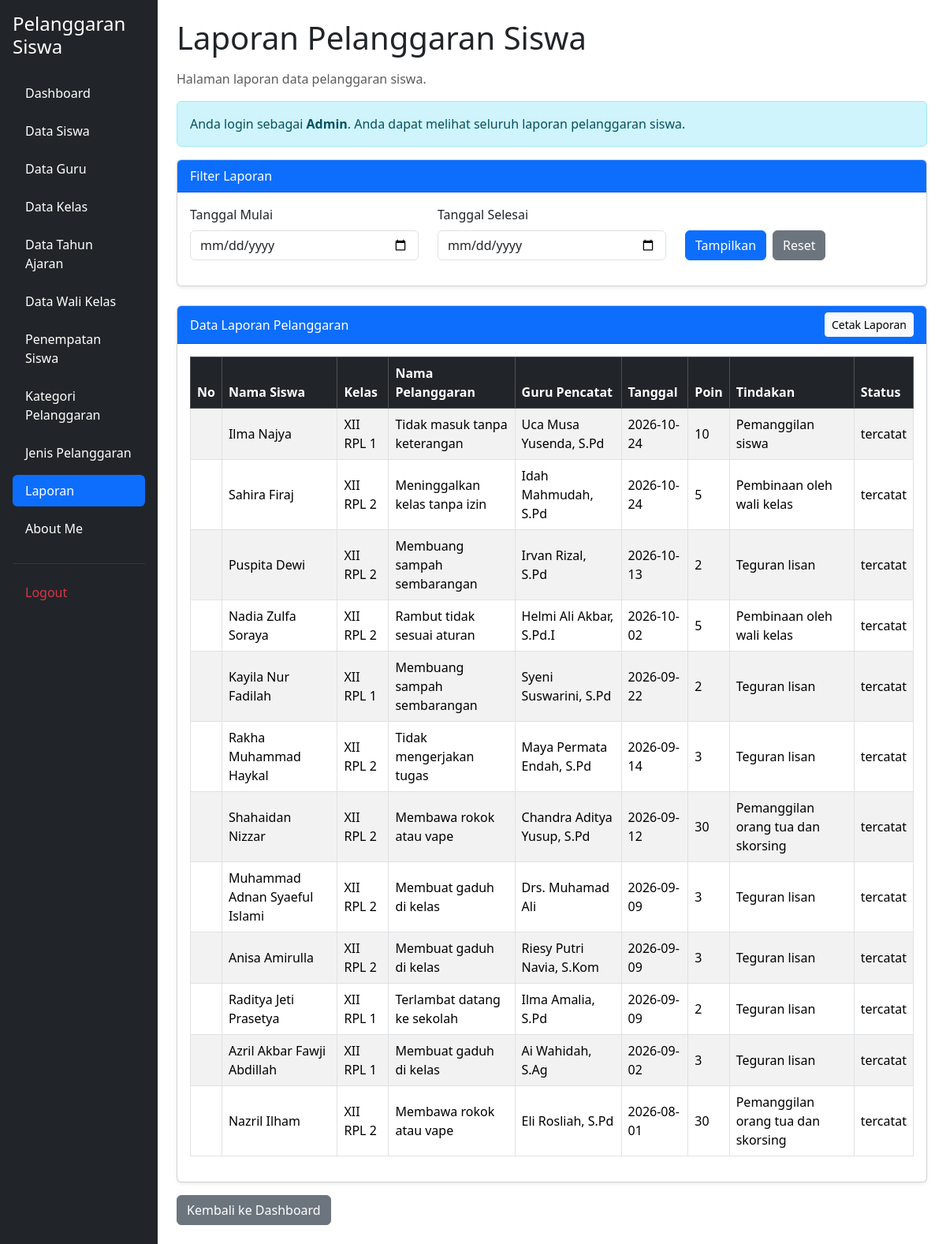
The app's page /laporan.php (signed in), older data.
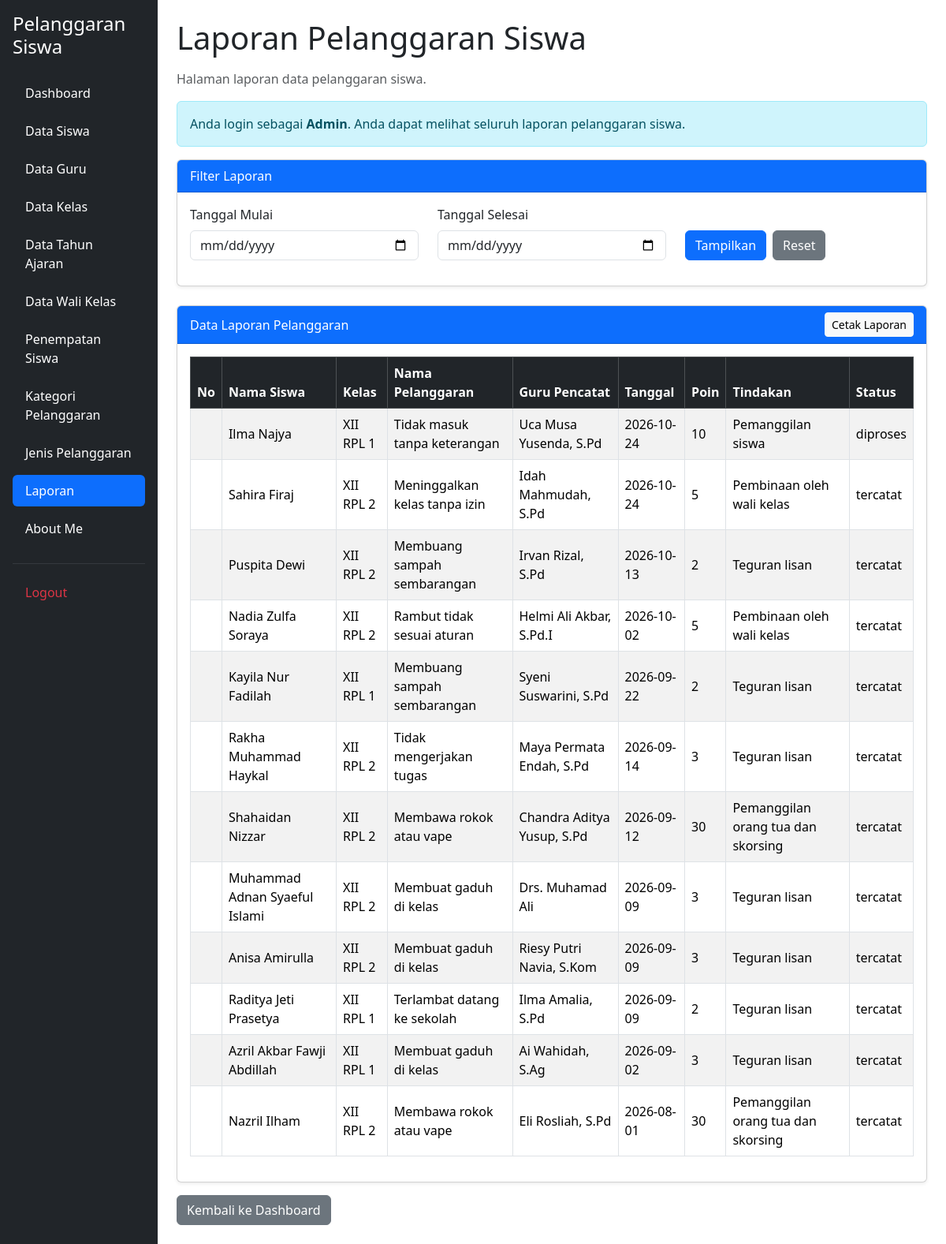
The same page, newer data.
### tables this page shows
CREATE TABLE `t_pelanggaran_siswa` (
  `id` int(11) NOT NULL,
  `tahun_ajaran_id` int(11) DEFAULT NULL,
  `siswa_id` int(11) DEFAULT NULL,
  `nama_siswa` varchar(150) NOT NULL,
  `kelas_id` int(11) DEFAULT NULL,
  `nama_kelas` varchar(100) NOT NULL,
  `pelanggaran_id` int(11) DEFAULT NULL,
  `nama_pelanggaran` varchar(150) NOT NULL,
  `pelanggaran_kategori_id` int(11) DEFAULT NULL,
  `guru_id` int(11) DEFAULT NULL,
  `nama_guru` varchar(150) NOT NULL,
  `tanggal` date DEFAULT NULL,
  `keterangan` text NOT NULL,
  `poin` int(11) NOT NULL,
  `tindakan` text NOT NULL,
  `status` varchar(30) NOT NULL,
  `created_at` timestamp NOT NULL DEFAULT current_timestamp(),
  `updated_at` timestamp NOT NULL DEFAULT current_timestamp()
);

### laporan.php (the view, shortened to what the changed rows need)
<?php
include 'config/koneksi.php';
$sql = "SELECT
            ps.id,
            ps.tahun_ajaran_id,
            ps.siswa_id,
            ps.nama_siswa,
            ps.kelas_id,
            ps.nama_kelas,
            ps.pelanggaran_id,
            ps.nama_pelanggaran,
            ps.pelanggaran_kategori_id,
            ps.guru_id,
            ps.nama_guru,
            ps.tanggal,
            ps.keterangan,
            ps.poin,
            ps.tindakan,
            ps.status
        FROM t_pelanggaran_siswa ps
        WHERE 1 = 1";
$sql .= " ORDER BY ps.tanggal DESC, ps.id DESC";
$stmt = mysqli_prepare($koneksi, $sql);
mysqli_stmt_execute($stmt);
$hasil = mysqli_stmt_get_result($stmt);
?>
<!DOCTYPE html>
<html lang="id">
<head>
    <link href="https://cdn.jsdelivr.net/npm/bootstrap@5.3.8/dist/css/bootstrap.min.css"
        rel="stylesheet">
    <link href="https://cdn.datatables.net/2.3.4/css/dataTables.bootstrap5.min.css"
        rel="stylesheet">
</head>
<body>
<div class="container-fluid">
    <div class="row">
        <main class="col-md-9 col-lg-10 p-4">
            <h1 class="mb-3">Laporan Pelanggaran Siswa</h1>
            <div class="card shadow-sm">
                <div class="card-body">
                    <div class="table-responsive">
                        <table id="tabelLaporan"
                            class="table table-striped table-bordered table-hover align-middle w-100">
                            <thead class="table-dark">
                                <tr>
                                    <th>No</th>
                                    <th>Nama Siswa</th>
                                    <th>Kelas</th>
                                    <th>Nama Pelanggaran</th>
                                    <th>Guru Pencatat</th>
                                    <th>Tanggal</th>
                                    <th>Poin</th>
                                    <th>Tindakan</th>
                                    <th>Status</th>
                                </tr>
                            </thead>
                            <tbody>
                                <?php while ($row = mysqli_fetch_assoc($hasil)) { ?>
                                    <tr>
                                        <td></td>
                                        <td>
                                            <?= htmlspecialchars($row['nama_siswa'] ?? '-'); ?>
                                        </td>
                                        <td>
                                            <?= htmlspecialchars($row['nama_kelas'] ?? '-'); ?>
                                        </td>
                                        <td>
                                            <?= htmlspecialchars($row['nama_pelanggaran'] ?? '-'); ?>
                                        </td>
                                        <td>
                                            <?= htmlspecialchars($row['nama_guru'] ?? '-'); ?>
                                        </td>
                                        <td>
                                            <?= htmlspecialchars($row['tanggal'] ?? '-'); ?>
                                        </td>
                                        <td>
                                            <?= (int) $row['poin']; ?>
                                        </td>
                                        <td>
                                            <?= htmlspecialchars($row['tindakan'] ?? '-'); ?>
                                        </td>
                                        <td>
                                            <?= htmlspecialchars($row['status'] ?? '-'); ?>
                                        </td>
                                    </tr>
                                <?php } ?>
                            </tbody>
                        </table>
                    </div>
                </div>
            </div>
        </main>
    </div>
</div>
</body>
</html>

Row changes from the older to the newer data that the page shows:
changed t_pelanggaran_siswa "Ilma Najya": status "tercatat" → "diproses"
